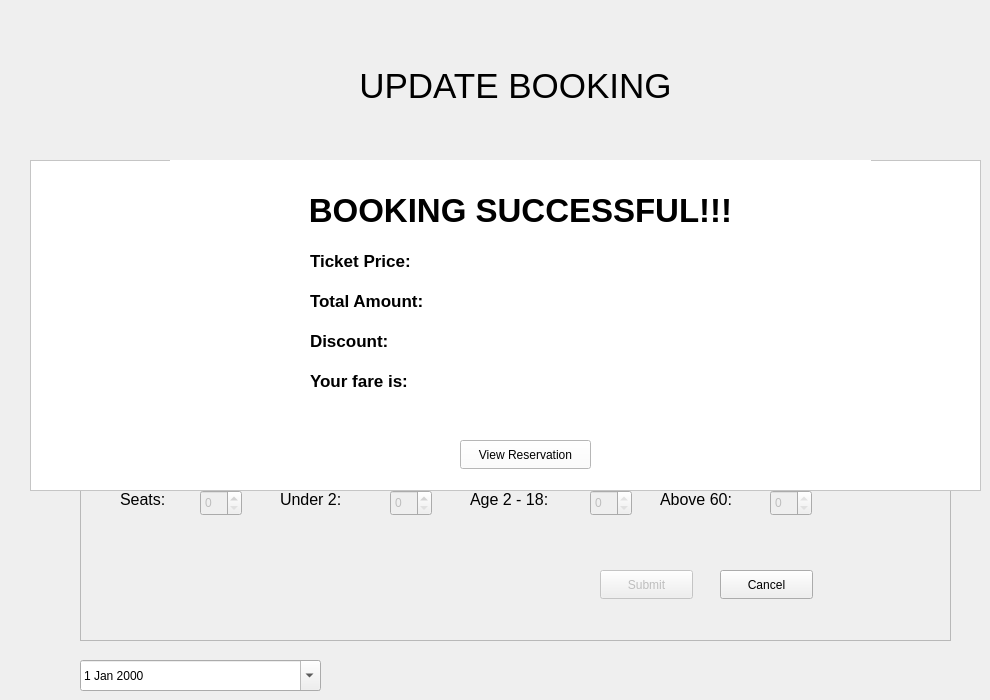
    <widget class="QWidget" name="UpdateTab">
     <attribute name="title">
      <string>Update Booking</string>
     </attribute>
     <widget class="QLabel" name="cnicLabelUpdate">
      <property name="geometry">
       <rect>
        <x>490</x>
        <y>170</y>
        <width>61</width>
        <height>31</height>
       </rect>
      </property>
      <property name="font">
       <font>
        <pointsize>12</pointsize>
       </font>
      </property>
      <property name="text">
       <string>CNIC:</string>
      </property>
      <property name="alignment">
       <set>Qt::AlignLeading|Qt::AlignLeft|Qt::AlignTop</set>
      </property>
     </widget>
     <widget class="QLineEdit" name="cnicInputUpdate">
      <property name="geometry">
       <rect>
        <x>560</x>
        <y>170</y>
        <width>251</width>
        <height>31</height>
       </rect>
      </property>
      <property name="inputMethodHints">
       <set>Qt::ImhDigitsOnly|Qt::ImhFormattedNumbersOnly</set>
      </property>
      <property name="inputMask">
       <string/>
      </property>
      <property name="text">
       <string/>
      </property>
      <property name="maxLength">
       <number>13</number>
      </property>
      <property name="frame">
       <bool>true</bool>
      </property>
      <property name="placeholderText">
       <string>13 digits only (Without dashes)</string>
      </property>
      <property name="cursorMoveStyle">
       <enum>Qt::LogicalMoveStyle</enum>
      </property>
     </widget>
     <widget class="QLineEdit" name="NameInputUpdate">
      <property name="geometry">
       <rect>
        <x>190</x>
        <y>170</y>
        <width>251</width>
        <height>31</height>
       </rect>
      </property>
      <property name="inputMethodHints">
       <set>Qt::ImhLowercaseOnly|Qt::ImhUppercaseOnly</set>
      </property>
      <property name="inputMask">
       <string/>
      </property>
      <property name="text">
       <string/>
      </property>
      <property name="maxLength">
       <number>25</number>
      </property>
      <property name="frame">
       <bool>true</bool>
      </property>
      <property name="placeholderText">
       <string/>
      </property>
      <property name="cursorMoveStyle">
       <enum>Qt::LogicalMoveStyle</enum>
      </property>
     </widget>
     <widget class="QPushButton" name="UpdateSubmit">
      <property name="geometry">
       <rect>
        <x>850</x>
        <y>170</y>
        <width>93</width>
        <height>29</height>
       </rect>
      </property>
      <property name="text">
       <string>Submit</string>
      </property>
     </widget>
     <widget class="QLabel" name="WindowTitle_3">
      <property name="geometry">
       <rect>
        <x>250</x>
        <y>50</y>
        <width>531</width>
        <height>71</height>
       </rect>
      </property>
      <property name="font">
       <font>
        <pointsize>26</pointsize>
       </font>
      </property>
      <property name="text">
       <string>UPDATE BOOKING</string>
      </property>
      <property name="alignment">
       <set>Qt::AlignCenter</set>
      </property>
     </widget>
     <widget class="QLabel" name="NameLabelUpdate">
      <property name="geometry">
       <rect>
        <x>120</x>
        <y>170</y>
        <width>61</width>
        <height>31</height>
       </rect>
      </property>
      <property name="font">
       <font>
        <pointsize>12</pointsize>
       </font>
      </property>
      <property name="text">
       <string>Name:</string>
      </property>
      <property name="alignment">
       <set>Qt::AlignLeading|Qt::AlignLeft|Qt::AlignTop</set>
      </property>
     </widget>
     <widget class="QFrame" name="UpdateBookingFrame">
      <property name="geometry">
       <rect>
        <x>80</x>
        <y>220</y>
        <width>871</width>
        <height>421</height>
       </rect>
      </property>
      <property name="frameShape">
       <enum>QFrame::StyledPanel</enum>
      </property>
      <property name="frameShadow">
       <enum>QFrame::Raised</enum>
      </property>
      <widget class="QPushButton" name="MenuButtonUpdateTab">
       <property name="geometry">
        <rect>
         <x>640</x>
         <y>350</y>
         <width>93</width>
         <height>29</height>
        </rect>
       </property>
       <property name="text">
        <string>Cancel</string>
       </property>
      </widget>
      <widget class="QLabel" name="deptLabelUpdate">
       <property name="geometry">
        <rect>
         <x>40</x>
         <y>30</y>
         <width>61</width>
         <height>31</height>
        </rect>
       </property>
       <property name="font">
        <font>
         <pointsize>12</pointsize>
        </font>
       </property>
       <property name="text">
        <string>Dept:</string>
       </property>
       <property name="alignment">
        <set>Qt::AlignLeading|Qt::AlignLeft|Qt::AlignTop</set>
       </property>
      </widget>
      <widget class="QDateEdit" name="DateInputUpdate">
       <property name="geometry">
        <rect>
         <x>110</x>
         <y>90</y>
         <width>251</width>
         <height>31</height>
        </rect>
       </property>
       <property name="maximumDate">
        <date>
         <year>2022</year>
         <month>3</month>
         <day>31</day>
        </date>
       </property>
       <property name="minimumDate">
        <date>
         <year>2022</year>
         <month>2</month>
         <day>23</day>
        </date>
       </property>
       <property name="calendarPopup">
        <bool>true</bool>
       </property>
      </widget>
      <widget class="QPushButton" name="UpdateDetails">
       <property name="enabled">
        <bool>false</bool>
       </property>
       <property name="geometry">
        <rect>
         <x>520</x>
         <y>350</y>
         <width>93</width>
         <height>29</height>
        </rect>
       </property>
       <property name="text">
        <string>Submit</string>
       </property>
      </widget>
      <widget class="QComboBox" name="destinationInputUpdate">
       <property name="geometry">
        <rect>
         <x>480</x>
         <y>30</y>
         <width>251</width>
         <height>31</height>
        </rect>
       </property>
       <property name="currentText">
        <string>Lahore</string>
       </property>
       <property name="maxVisibleItems">
        <number>5</number>
       </property>
       <item>
        <property name="text">
         <string>Lahore</string>
        </property>
       </item>
       <item>
        <property name="text">
         <string>Karachi</string>
        </property>
       </item>
       <item>
        <property name="text">
         <string>Rawalpindi</string>
        </property>
       </item>
       <item>
        <property name="text">
         <string>Peshawar</string>
        </property>
       </item>
       <item>
        <property name="text">
         <string>Quetta</string>
        </property>
       </item>
      </widget>
      <widget class="QLabel" name="dateLabelUpdate">
       <property name="geometry">
        <rect>
         <x>40</x>
         <y>90</y>
         <width>61</width>
         <height>31</height>
        </rect>
       </property>
       <property name="font">
        <font>
         <pointsize>12</pointsize>
        </font>
       </property>
       <property name="text">
        <string>Date:</string>
       </property>
       <property name="alignment">
        <set>Qt::AlignLeading|Qt::AlignLeft|Qt::AlignTop</set>
       </property>
      </widget>
      <widget class="QLabel" name="classLabelUpdate">
       <property name="geometry">
        <rect>
         <x>40</x>
         <y>150</y>
         <width>61</width>
         <height>31</height>
        </rect>
       </property>
       <property name="font">
        <font>
         <pointsize>12</pointsize>
        </font>
       </property>
       <property name="text">
        <string>Type:</string>
       </property>
       <property name="alignment">
        <set>Qt::AlignLeading|Qt::AlignLeft|Qt::AlignTop</set>
       </property>
      </widget>
      <widget class="QComboBox" name="departureInputUpdate">
       <property name="geometry">
        <rect>
         <x>110</x>
         <y>30</y>
         <width>251</width>
         <height>31</height>
        </rect>
       </property>
       <property name="currentText">
        <string>Lahore</string>
       </property>
       <property name="maxVisibleItems">
        <number>5</number>
       </property>
       <item>
        <property name="text">
         <string>Lahore</string>
        </property>
       </item>
       <item>
        <property name="text">
         <string>Karachi</string>
        </property>
       </item>
       <item>
        <property name="text">
         <string>Rawalpindi</string>
        </property>
       </item>
       <item>
        <property name="text">
         <string>Peshawar</string>
        </property>
       </item>
       <item>
        <property name="text">
         <string>Quetta</string>
        </property>
       </item>
      </widget>
      <widget class="QLabel" name="timeLabelUpdate">
       <property name="geometry">
        <rect>
         <x>410</x>
         <y>90</y>
         <width>61</width>
         <height>31</height>
        </rect>
       </property>
       <property name="font">
        <font>
         <pointsize>12</pointsize>
        </font>
       </property>
       <property name="text">
        <string>Time:</string>
       </property>
       <property name="alignment">
        <set>Qt::AlignLeading|Qt::AlignLeft|Qt::AlignTop</set>
       </property>
      </widget>
      <widget class="QTimeEdit" name="timeInputUpdate">
       <property name="geometry">
        <rect>
         <x>480</x>
         <y>90</y>
         <width>251</width>
         <height>31</height>
        </rect>
       </property>
       <property name="buttonSymbols">
        <enum>QAbstractSpinBox::PlusMinus</enum>
       </property>
       <property name="maximumTime">
        <time>
         <hour>23</hour>
         <minute>0</minute>
         <second>0</second>
        </time>
       </property>
       <property name="minimumTime">
        <time>
         <hour>7</hour>
         <minute>0</minute>
         <second>0</second>
        </time>
       </property>
       <property name="displayFormat">
        <string>HH:mm </string>
       </property>
       <property name="calendarPopup">
        <bool>false</bool>
       </property>
       <property name="time">
        <time>
         <hour>8</hour>
         <minute>0</minute>
         <second>0</second>
        </time>
       </property>
      </widget>
      <widget class="QLabel" name="destLabelUpdate">
       <property name="geometry">
        <rect>
         <x>410</x>
         <y>30</y>
         <width>61</width>
         <height>31</height>
        </rect>
       </property>
       <property name="font">
        <font>
         <pointsize>12</pointsize>
        </font>
       </property>
       <property name="text">
        <string>Dest:</string>
       </property>
       <property name="alignment">
        <set>Qt::AlignLeading|Qt::AlignLeft|Qt::AlignTop</set>
       </property>
      </widget>
      <widget class="QComboBox" name="TypeInputUpdate">
       <property name="geometry">
        <rect>
         <x>110</x>
         <y>150</y>
         <width>251</width>
         <height>31</height>
        </rect>
       </property>
       <item>
        <property name="text">
         <string>Business</string>
        </property>
       </item>
       <item>
        <property name="text">
         <string>Economy</string>
        </property>
       </item>
      </widget>
      <widget class="QLabel" name="Above60_LabelUpdate">
       <property name="enabled">
        <bool>true</bool>
       </property>
       <property name="geometry">
        <rect>
         <x>580</x>
         <y>270</y>
         <width>91</width>
         <height>31</height>
        </rect>
       </property>
       <property name="font">
        <font>
         <pointsize>12</pointsize>
        </font>
       </property>
       <property name="text">
        <string>Above 60:</string>
       </property>
       <property name="alignment">
        <set>Qt::AlignLeading|Qt::AlignLeft|Qt::AlignTop</set>
       </property>
      </widget>
      <widget class="QLabel" name="SuggestedTimeUpdate">
       <property name="geometry">
        <rect>
         <x>190</x>
         <y>210</y>
         <width>101</width>
         <height>51</height>
        </rect>
       </property>
       <property name="font">
        <font>
         <pointsize>12</pointsize>
         <weight>50</weight>
         <bold>false</bold>
        </font>
       </property>
       <property name="text">
        <string>00:00</string>
       </property>
       <property name="alignment">
        <set>Qt::AlignCenter</set>
       </property>
      </widget>
      <widget class="QLabel" name="Berth_LabelUpdate">
       <property name="enabled">
        <bool>true</bool>
       </property>
       <property name="geometry">
        <rect>
         <x>600</x>
         <y>220</y>
         <width>61</width>
         <height>31</height>
        </rect>
       </property>
       <property name="font">
        <font>
         <pointsize>12</pointsize>
        </font>
       </property>
       <property name="text">
        <string>Berth:</string>
       </property>
       <property name="alignment">
        <set>Qt::AlignLeading|Qt::AlignLeft|Qt::AlignTop</set>
       </property>
      </widget>
      <widget class="QSpinBox" name="Age2t18BoxUpdate">
       <property name="enabled">
        <bool>false</bool>
       </property>
       <property name="geometry">
        <rect>
         <x>510</x>
         <y>270</y>
         <width>42</width>
         <height>26</height>
        </rect>
       </property>
       <property name="minimum">
        <number>0</number>
       </property>
       <property name="maximum">
        <number>0</number>
       </property>
       <property name="value">
        <number>0</number>
       </property>
      </widget>
      <widget class="QLabel" name="AvailableLabelUpdate">
       <property name="geometry">
        <rect>
         <x>310</x>
         <y>210</y>
         <width>141</width>
         <height>51</height>
        </rect>
       </property>
       <property name="font">
        <font>
         <pointsize>12</pointsize>
         <weight>50</weight>
         <bold>false</bold>
        </font>
       </property>
       <property name="text">
        <string>Available Time:</string>
       </property>
      </widget>
      <widget class="QLabel" name="Under2_LabelUpdate">
       <property name="enabled">
        <bool>true</bool>
       </property>
       <property name="geometry">
        <rect>
         <x>200</x>
         <y>270</y>
         <width>81</width>
         <height>31</height>
        </rect>
       </property>
       <property name="font">
        <font>
         <pointsize>12</pointsize>
        </font>
       </property>
       <property name="text">
        <string>Under 2:</string>
       </property>
       <property name="alignment">
        <set>Qt::AlignLeading|Qt::AlignLeft|Qt::AlignTop</set>
       </property>
      </widget>
      <widget class="QSpinBox" name="Above60BoxUpdate">
       <property name="enabled">
        <bool>false</bool>
       </property>
       <property name="geometry">
        <rect>
         <x>690</x>
         <y>270</y>
         <width>42</width>
         <height>26</height>
        </rect>
       </property>
       <property name="minimum">
        <number>0</number>
       </property>
       <property name="maximum">
        <number>0</number>
       </property>
       <property name="value">
        <number>0</number>
       </property>
      </widget>
      <widget class="QLabel" name="SuggestedLabelUpdate">
       <property name="geometry">
        <rect>
         <x>40</x>
         <y>210</y>
         <width>151</width>
         <height>51</height>
        </rect>
       </property>
       <property name="font">
        <font>
         <pointsize>12</pointsize>
         <weight>50</weight>
         <bold>false</bold>
        </font>
       </property>
       <property name="text">
        <string>Suggested Time:</string>
       </property>
      </widget>
      <widget class="QSpinBox" name="SeatsBoxUpdate">
       <property name="enabled">
        <bool>false</bool>
       </property>
       <property name="geometry">
        <rect>
         <x>120</x>
         <y>270</y>
         <width>42</width>
         <height>26</height>
        </rect>
       </property>
       <property name="minimum">
        <number>0</number>
       </property>
       <property name="maximum">
        <number>10</number>
       </property>
      </widget>
      <widget class="QPushButton" name="UpdateRes">
       <property name="enabled">
        <bool>true</bool>
       </property>
       <property name="geometry">
        <rect>
         <x>640</x>
         <y>140</y>
         <width>93</width>
         <height>31</height>
        </rect>
       </property>
       <property name="text">
        <string>Submit</string>
       </property>
      </widget>
      <widget class="QComboBox" name="BerthBoxUpdate">
       <property name="enabled">
        <bool>false</bool>
       </property>
       <property name="geometry">
        <rect>
         <x>680</x>
         <y>220</y>
         <width>51</width>
         <height>31</height>
        </rect>
       </property>
       <property name="font">
        <font>
         <pointsize>8</pointsize>
        </font>
       </property>
       <property name="currentText">
        <string>A</string>
       </property>
       <property name="maxVisibleItems">
        <number>8</number>
       </property>
       <item>
        <property name="text">
         <string>A</string>
        </property>
       </item>
       <item>
        <property name="text">
         <string>B</string>
        </property>
       </item>
       <item>
        <property name="text">
         <string>C</string>
        </property>
       </item>
       <item>
        <property name="text">
         <string>D</string>
        </property>
       </item>
       <item>
        <property name="text">
         <string>E</string>
        </property>
       </item>
      </widget>
      <widget class="QLabel" name="Seats_LabelUpdate">
       <property name="enabled">
        <bool>true</bool>
       </property>
       <property name="geometry">
        <rect>
         <x>40</x>
         <y>270</y>
         <width>61</width>
         <height>31</height>
        </rect>
       </property>
       <property name="font">
        <font>
         <pointsize>12</pointsize>
        </font>
       </property>
       <property name="text">
        <string>Seats:</string>
       </property>
       <property name="alignment">
        <set>Qt::AlignLeading|Qt::AlignLeft|Qt::AlignTop</set>
       </property>
      </widget>
      <widget class="QLabel" name="Age2t18_LabelUpdate">
       <property name="enabled">
        <bool>true</bool>
       </property>
       <property name="geometry">
        <rect>
         <x>390</x>
         <y>270</y>
         <width>101</width>
         <height>31</height>
        </rect>
       </property>
       <property name="font">
        <font>
         <pointsize>12</pointsize>
        </font>
       </property>
       <property name="text">
        <string>Age 2 - 18:</string>
       </property>
       <property name="alignment">
        <set>Qt::AlignLeading|Qt::AlignLeft|Qt::AlignTop</set>
       </property>
      </widget>
      <widget class="QComboBox" name="AvailableComboUpdate">
       <property name="enabled">
        <bool>false</bool>
       </property>
       <property name="geometry">
        <rect>
         <x>470</x>
         <y>220</y>
         <width>91</width>
         <height>31</height>
        </rect>
       </property>
       <property name="font">
        <font>
         <pointsize>10</pointsize>
        </font>
       </property>
      </widget>
      <widget class="QSpinBox" name="Under2BoxUpdate">
       <property name="enabled">
        <bool>false</bool>
       </property>
       <property name="geometry">
        <rect>
         <x>310</x>
         <y>270</y>
         <width>42</width>
         <height>26</height>
        </rect>
       </property>
       <property name="minimum">
        <number>0</number>
       </property>
       <property name="maximum">
        <number>4</number>
       </property>
       <property name="value">
        <number>0</number>
       </property>
      </widget>
     </widget>
     <widget class="QDateEdit" name="dobInputUpdate">
      <property name="geometry">
       <rect>
        <x>80</x>
        <y>660</y>
        <width>241</width>
        <height>31</height>
       </rect>
      </property>
      <property name="buttonSymbols">
       <enum>QAbstractSpinBox::UpDownArrows</enum>
      </property>
      <property name="maximumDate">
       <date>
        <year>2022</year>
        <month>1</month>
        <day>1</day>
       </date>
      </property>
      <property name="minimumDate">
       <date>
        <year>1950</year>
        <month>1</month>
        <day>1</day>
       </date>
      </property>
      <property name="calendarPopup">
       <bool>true</bool>
      </property>
     </widget>
     <widget class="QFrame" name="FareFrameU">
      <property name="enabled">
       <bool>true</bool>
      </property>
      <property name="geometry">
       <rect>
        <x>30</x>
        <y>160</y>
        <width>951</width>
        <height>331</height>
       </rect>
      </property>
      <property name="styleSheet">
       <string notr="true">background-color: rgb(255, 255, 255);</string>
      </property>
      <property name="frameShape">
       <enum>QFrame::StyledPanel</enum>
      </property>
      <property name="frameShadow">
       <enum>QFrame::Raised</enum>
      </property>
      <widget class="QLabel" name="Successful_2">
       <property name="geometry">
        <rect>
         <x>140</x>
         <y>-20</y>
         <width>701</width>
         <height>141</height>
        </rect>
       </property>
       <property name="font">
        <font>
         <pointsize>25</pointsize>
         <weight>75</weight>
         <bold>true</bold>
        </font>
       </property>
       <property name="text">
        <string>BOOKING SUCCESSFUL!!!</string>
       </property>
       <property name="alignment">
        <set>Qt::AlignCenter</set>
       </property>
      </widget>
      <widget class="QLabel" name="faremessage_4">
       <property name="geometry">
        <rect>
         <x>280</x>
         <y>190</y>
         <width>241</width>
         <height>61</height>
        </rect>
       </property>
       <property name="font">
        <font>
         <pointsize>13</pointsize>
         <weight>75</weight>
         <bold>true</bold>
        </font>
       </property>
       <property name="text">
        <string>Your fare is: </string>
       </property>
      </widget>
      <widget class="QLabel" name="fareUpdate">
       <property name="geometry">
        <rect>
         <x>530</x>
         <y>200</y>
         <width>121</width>
         <height>41</height>
        </rect>
       </property>
       <property name="font">
        <font>
         <pointsize>13</pointsize>
         <weight>75</weight>
         <bold>true</bold>
        </font>
       </property>
       <property name="text">
        <string/>
       </property>
      </widget>
      <widget class="QPushButton" name="ViewReservationButtonUpdate">
       <property name="geometry">
        <rect>
         <x>430</x>
         <y>280</y>
         <width>131</width>
         <height>29</height>
        </rect>
       </property>
       <property name="text">
        <string>View Reservation</string>
       </property>
      </widget>
      <widget class="QLabel" name="faremessage_5">
       <property name="geometry">
        <rect>
         <x>280</x>
         <y>110</y>
         <width>241</width>
         <height>61</height>
        </rect>
       </property>
       <property name="font">
        <font>
         <pointsize>13</pointsize>
         <weight>75</weight>
         <bold>true</bold>
        </font>
       </property>
       <property name="text">
        <string>Total Amount:</string>
       </property>
      </widget>
      <widget class="QLabel" name="faremessage_6">
       <property name="geometry">
        <rect>
         <x>280</x>
         <y>150</y>
         <width>241</width>
         <height>61</height>
        </rect>
       </property>
       <property name="font">
        <font>
         <pointsize>13</pointsize>
         <weight>75</weight>
         <bold>true</bold>
        </font>
       </property>
       <property name="text">
        <string>Discount: </string>
       </property>
      </widget>
      <widget class="QLabel" name="discountUpdate">
       <property name="geometry">
        <rect>
         <x>530</x>
         <y>160</y>
         <width>121</width>
         <height>41</height>
        </rect>
       </property>
       <property name="font">
        <font>
         <pointsize>13</pointsize>
         <weight>75</weight>
         <bold>true</bold>
        </font>
       </property>
       <property name="text">
        <string/>
       </property>
      </widget>
      <widget class="QLabel" name="amountUpdate">
       <property name="geometry">
        <rect>
         <x>530</x>
         <y>120</y>
         <width>121</width>
         <height>41</height>
        </rect>
       </property>
       <property name="font">
        <font>
         <pointsize>13</pointsize>
         <weight>75</weight>
         <bold>true</bold>
        </font>
       </property>
       <property name="text">
        <string/>
       </property>
      </widget>
      <widget class="QLabel" name="priceU">
       <property name="geometry">
        <rect>
         <x>530</x>
         <y>80</y>
         <width>121</width>
         <height>41</height>
        </rect>
       </property>
       <property name="font">
        <font>
         <pointsize>13</pointsize>
         <weight>75</weight>
         <bold>true</bold>
        </font>
       </property>
       <property name="text">
        <string/>
       </property>
      </widget>
      <widget class="QLabel" name="TicketPriceU">
       <property name="geometry">
        <rect>
         <x>280</x>
         <y>70</y>
         <width>241</width>
         <height>61</height>
        </rect>
       </property>
       <property name="font">
        <font>
         <pointsize>13</pointsize>
         <weight>75</weight>
         <bold>true</bold>
        </font>
       </property>
       <property name="text">
        <string>Ticket Price:</string>
       </property>
      </widget>
      <zorder>Successful_2</zorder>
      <zorder>faremessage_4</zorder>
      <zorder>fareUpdate</zorder>
      <zorder>ViewReservationButtonUpdate</zorder>
      <zorder>faremessage_6</zorder>
      <zorder>discountUpdate</zorder>
      <zorder>amountUpdate</zorder>
      <zorder>priceU</zorder>
      <zorder>TicketPriceU</zorder>
      <zorder>faremessage_5</zorder>
     </widget>
     <zorder>UpdateBookingFrame</zorder>
     <zorder>cnicLabelUpdate</zorder>
     <zorder>cnicInputUpdate</zorder>
     <zorder>NameInputUpdate</zorder>
     <zorder>UpdateSubmit</zorder>
     <zorder>WindowTitle_3</zorder>
     <zorder>NameLabelUpdate</zorder>
     <zorder>dobInputUpdate</zorder>
     <zorder>FareFrameU</zorder>
    </widget>
